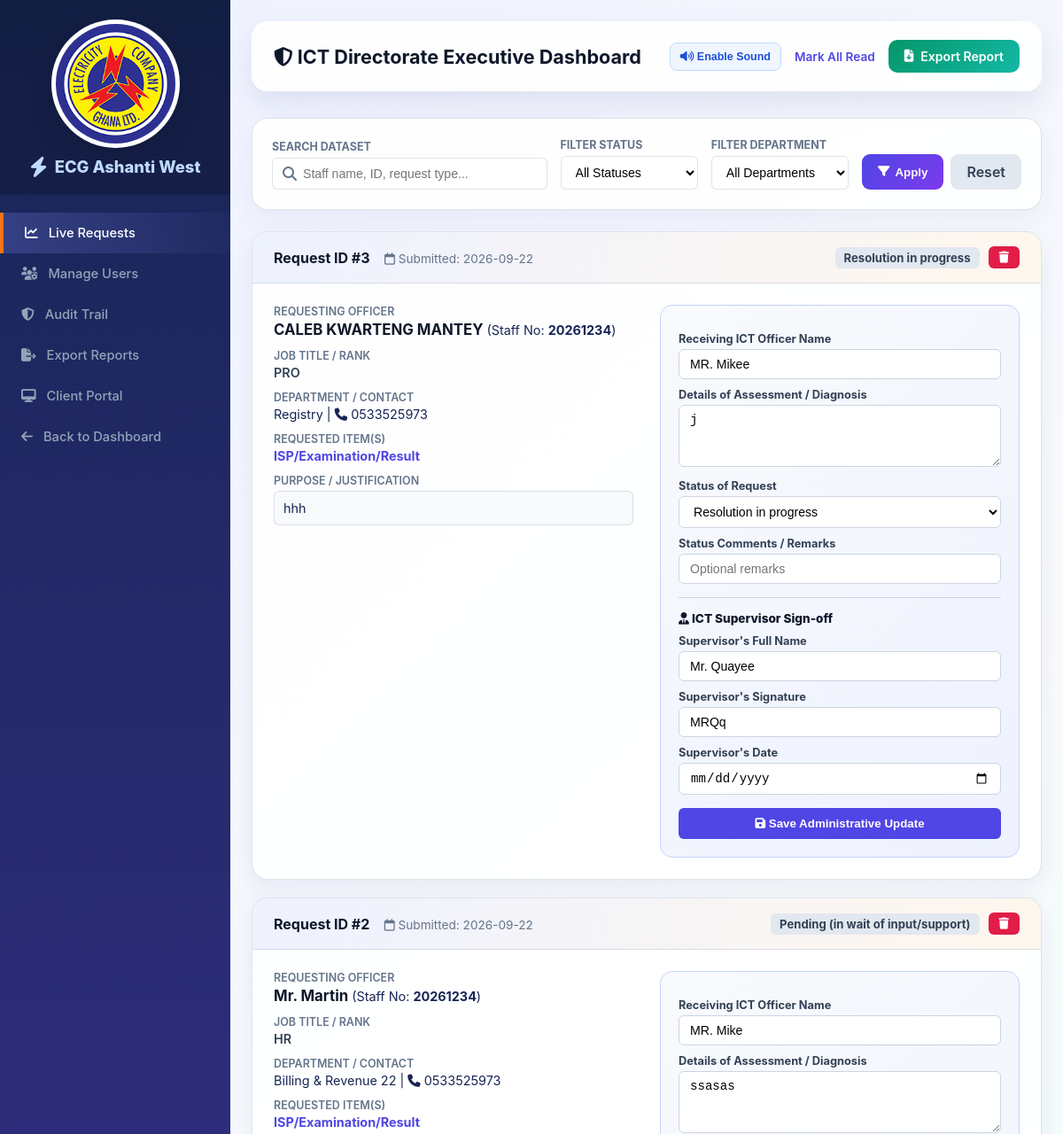
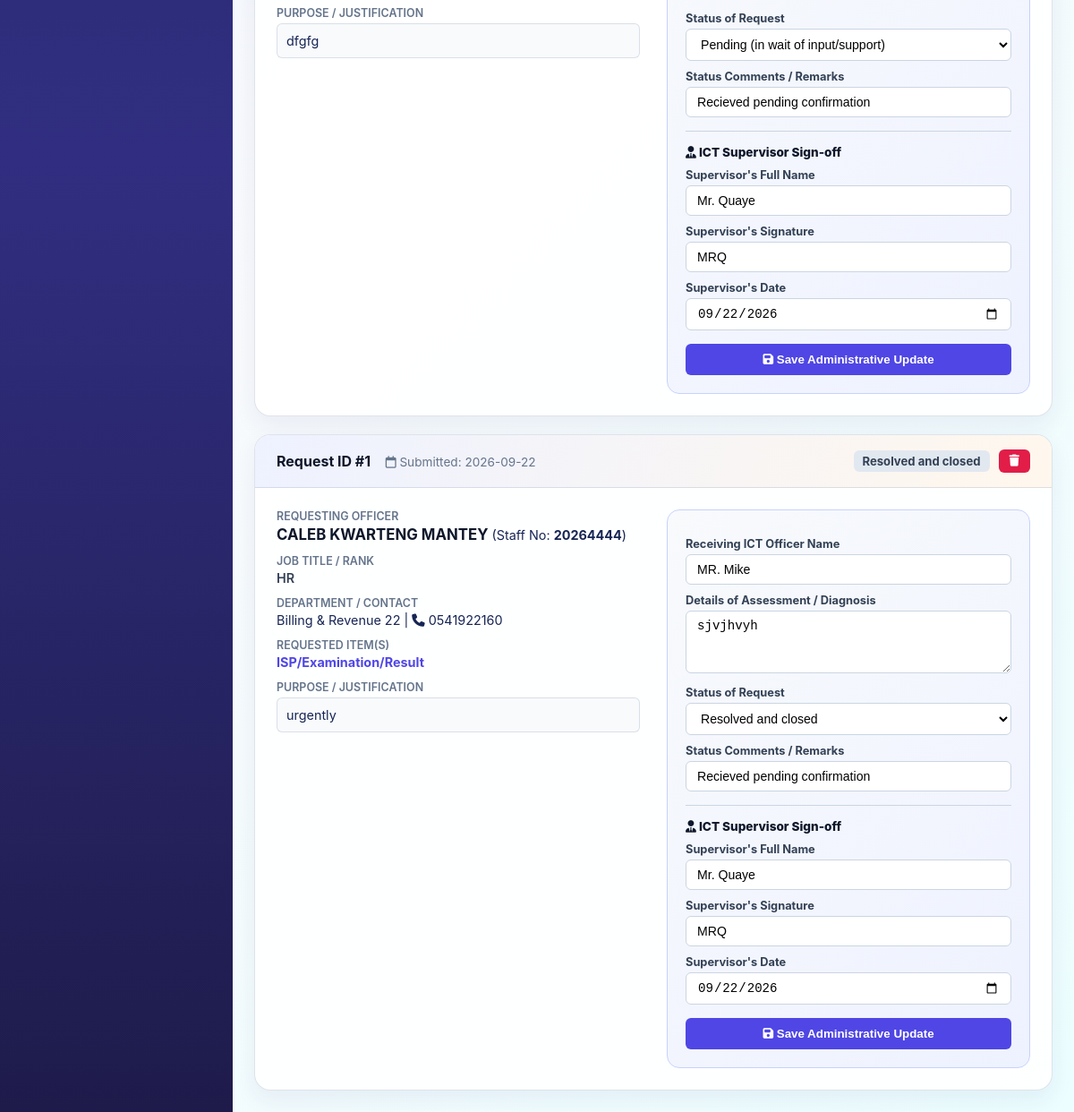
Page /ecg_portal/admin.php (signed in) on the committed database (2 pictures, top to bottom).
### tables this page shows
CREATE TABLE `requests` (
  `id` int(10) UNSIGNED NOT NULL,
  `name_of_staff` varchar(255) NOT NULL,
  `staff_no` varchar(50) NOT NULL,
  `department` varchar(255) NOT NULL,
  `mobile_contact` varchar(50) NOT NULL,
  `request_type` varchar(255) NOT NULL,
  `further_details` text NOT NULL,
  `job_title_rank` varchar(100) DEFAULT NULL,
  `requester_signature` varchar(100) DEFAULT NULL,
  `date_submitted` date NOT NULL,
  `receiving_ict_officer` varchar(255) DEFAULT NULL,
  `date_received` date DEFAULT NULL,
  `admin_updated_at` datetime DEFAULT NULL,
  `details_of_assessment` text DEFAULT NULL,
  `status_of_complaint` varchar(255) NOT NULL DEFAULT 'Resolution in progress',
  `status_comments` text DEFAULT NULL,
  `supervisor_name` varchar(255) DEFAULT NULL,
  `supervisor_signature` varchar(255) DEFAULT NULL,
  `supervisor_date` date DEFAULT NULL,
  `is_read` tinyint(1) NOT NULL DEFAULT 0,
  `created_at` timestamp NOT NULL DEFAULT current_timestamp(),
  `attachment_path` varchar(255) DEFAULT NULL
);

### ecg_portal/admin.php (the view, shortened to what this page needs)
<?php
$host = 'localhost';
$db = 'ecg_ashanti_ict_db';
$user = 'root';
$pass = '';
$conn = new mysqli($host, $user, $pass, $db);
$conn->query("CREATE TABLE IF NOT EXISTS audit_logs (
    id INT AUTO_INCREMENT PRIMARY KEY,
    action TEXT,
    created_at TIMESTAMP DEFAULT CURRENT_TIMESTAMP
)");
$conn->query("ALTER TABLE audit_logs MODIFY admin_user VARCHAR(100) NULL");
$conn->query("ALTER TABLE audit_logs MODIFY action_performed TEXT NULL");
$conn->query("ALTER TABLE audit_logs MODIFY ip_address VARCHAR(45) NULL");
$conn->query("CREATE TABLE IF NOT EXISTS admin_users (
    id INT AUTO_INCREMENT PRIMARY KEY,
    username VARCHAR(100) NOT NULL UNIQUE,
    password_hash VARCHAR(255) NOT NULL,
    role VARCHAR(50) DEFAULT 'Administrator',
    created_at TIMESTAMP DEFAULT CURRENT_TIMESTAMP
)");
$tab = $_GET['tab'] ?? 'dashboard';
$search = $_GET['search'] ?? '';
$limit = 5;
$page = isset($_GET['page']) ? (int)$_GET['page'] : 1;
$offset = ($page - 1) * $limit;
$where_clauses = ["1=1"];
$where_sql = implode(" AND ", $where_clauses);
$result = $conn->query("SELECT * FROM requests WHERE $where_sql ORDER BY is_read ASC, id DESC LIMIT $limit OFFSET $offset");
?>
<!DOCTYPE html>
<html lang="en">
<head>
    <link rel="stylesheet" href="https://cdnjs.cloudflare.com/ajax/libs/font-awesome/6.4.0/css/all.min.css">
</head>
<body>
<sidebar>
     <div class="sidebar-brand sidebar-logo-brand">
         <img src="ecg_logo.jpg" alt="ECG Logo" class="sidebar-logo">
        <div class="sidebar-title">
            <i class="fa-solid fa-bolt fa-lg"></i>
            <span>ECG Ashanti West</span>
        </div>
    </div>
    <ul class="sidebar-menu">
        <li class="<?php echo ($tab == 'dashboard') ? 'active' : ''; ?>"><a href="admin.php?tab=dashboard"><i class="fa-solid fa-chart-line"></i> <span>Live Requests</span></a></li>
        <li class="<?php echo ($tab == 'users') ? 'active' : ''; ?>"><a href="admin.php?tab=users"><i class="fa-solid fa-users-gear"></i> <span>Manage Users</span></a></li>
        <li class="<?php echo ($tab == 'audit') ? 'active' : ''; ?>"><a href="admin.php?tab=audit"><i class="fa-solid fa-shield-halved"></i> <span>Audit Trail</span></a></li>
        <li><a href="#" class="open-export-menu"><i class="fa-solid fa-file-export"></i> <span>Export Reports</span></a></li>
        <li><a href="index.php" target="_blank"><i class="fa-solid fa-desktop"></i> <span>Client Portal</span></a></li>
        <li>
            <a href="admin_dashboard.php" class="back-dashboard-btn" title="Return to Dashboard">
                <i class="fa-solid fa-arrow-left"></i> <span>Back to Dashboard</span>
            </a>
        </li>
    </ul>
</sidebar>
<div class="main-content">
    <div class="top-navbar">
        <h2><i class="fa-solid fa-shield-halved"></i> ICT Directorate Executive Dashboard</h2>
        <div class="action-cluster">
            <button type="button" id="enableNotificationSound" class="notification-sound-btn" title="Enable and test notification sound">
                <i class="fa-solid fa-volume-high"></i> Enable Sound
            </button>
            <a href="admin.php?mark_read=1" style="font-size: 0.85rem; font-weight: 600; color: var(--primary); text-decoration: none;">Mark All Read</a>
            <a href="#" class="btn-export open-export-menu">
                <i class="fa-solid fa-file-arrow-down"></i> Export Report
            </a>
        </div>
    </div>
    <?php if ($tab == 'dashboard'): ?>
        <form method="GET" action="admin.php" class="filter-panel">
            <div>
                <label>Search Dataset</label>
                <div class="search-input-wrapper">
                    <input type="search" name="search" value="<?php echo htmlspecialchars($search); ?>" placeholder="Staff name, ID, request type..." aria-label="Search dataset">
                </div>
            </div>
            <div>
                <label>Filter Status</label>
                <select name="filter_status">
                    <option value="">All Statuses</option>
                </select>
            </div>
            <div>
                <label>Filter Department</label>
                <select name="filter_dept">
                    <option value="">All Departments</option>
                </select>
            </div>
            <div style="display: flex; gap: 8px;">
                <button type="submit" class="btn-primary"><i class="fa-solid fa-filter"></i> Apply</button>
                <a href="admin.php?tab=dashboard" style="background:#e2e8f0; color:#334155;" class="btn-primary">Reset</a>
            </div>
        </form>
        <div class="requests-grid">
            <?php if ($result && $result->num_rows > 0): ?>
                <?php while($row = $result->fetch_assoc()): ?>
                    <div class="request-card <?php echo ($row['is_read'] == 0) ? 'unresolved-card' : ''; ?>">
                        <div class="card-header-flex">
                            <div>
                                <strong style="font-size: 1rem; color: #0f172a;">Request ID #<?php echo $row['id']; ?></strong>
                                <span style="margin-left: 12px; font-size: 0.85rem; color: var(--text-muted);"><i class="fa-regular fa-calendar"></i> Submitted: <?php echo $row['date_submitted']; ?></span>
                            </div>
                            <div style="display: flex; align-items: center; gap: 10px;">
                                <span style="font-size: 0.82rem; font-weight: 700; padding: 4px 10px; border-radius: 6px; background: #e2e8f0; color: #334155;">
                                    <?php echo htmlspecialchars($row['status_of_complaint']); ?>
                                </span>
                                <a href="admin.php?delete_id=<?php echo $row['id']; ?>" class="btn-danger" onclick="return confirm('Are you sure you want to permanently delete this request record?');"><i class="fa-solid fa-trash"></i></a>
                            </div>
                        </div>
                        <div class="card-body-grid">
                            <div>
                                <div class="info-group">
                                    <label>Requesting Officer</label>
                                    <span style="font-size: 1.05rem; font-weight: 700; color: #0f172a;"><?php echo htmlspecialchars($row['name_of_staff']); ?></span> (Staff No: <strong><?php echo htmlspecialchars($row['staff_no']); ?></strong>)
                                </div>
                                <div class="info-group">
                                    <label>Job Title / Rank</label>
                                    <span style="font-weight: 600; color: #334155;"><?php echo htmlspecialchars($row['job_title_rank'] ?: 'Not Specified'); ?></span>
                                </div>
                                <div class="info-group">
                                    <label>Department / Contact</label>
                                    <?php echo htmlspecialchars($row['department']); ?> | <i class="fa-solid fa-phone"></i> <?php echo htmlspecialchars($row['mobile_contact']); ?>
                                </div>
                                <div class="info-group">
                                    <label>Requested Item(s)</label>
                                    <span style="color: var(--primary); font-weight: 700;"><?php echo htmlspecialchars($row['request_type']); ?></span>
                                </div>
                                <div class="info-group">
                                    <label>Purpose / Justification</label>
                                    <p style="margin: 4px 0; background: #f8fafc; padding: 10px; border-radius: 6px; border: 1px solid var(--border);"><?php echo htmlspecialchars($row['further_details']); ?></p>
                                </div>
                            </div>
                            <div>
                                <form method="POST" class="admin-form-panel">
                                    <label>Receiving ICT Officer Name</label>
                                    <input type="text" name="receiving_ict_officer" value="<?php echo htmlspecialchars($row['receiving_ict_officer'] ?? ''); ?>" required placeholder="Officer name">
                                    <label>Details of Assessment / Diagnosis</label>
                                    <textarea name="details_of_assessment" placeholder="Diagnostic notes..."><?php echo htmlspecialchars($row['details_of_assessment'] ?? ''); ?></textarea>
                                    <label>Status of Request</label>
                                    <select name="status_of_complaint">
                                        <option <?php if(($row['status_of_complaint'] ?? '')=='Resolved and closed') echo 'selected'; ?>>Resolved and closed</option>
                                        <option <?php if(($row['status_of_complaint'] ?? '')=='Resolution in progress') echo 'selected'; ?>>Resolution in progress</option>
                                        <option <?php if(($row['status_of_complaint'] ?? '')=='Pending (in wait of input/support)') echo 'selected'; ?>>Pending (in wait of input/support)</option>
                                    </select>
                                    <label>Status Comments / Remarks</label>
                                    <input type="text" name="status_comments" value="<?php echo htmlspecialchars($row['status_comments'] ?? ''); ?>" placeholder="Optional remarks">
                                    <hr style="margin: 15px 0; border: 0; border-top: 1px solid #cbd5e1;">
                                    <div style="font-size: 0.85rem; font-weight: 800; color: #0f172a; margin-bottom: 5px;"><i class="fa-solid fa-user-tie"></i> ICT Supervisor Sign-off</div>
                                    <label>Supervisor's Full Name</label>
                                    <input type="text" name="supervisor_name" value="<?php echo htmlspecialchars($row['supervisor_name'] ?? ''); ?>" placeholder="Supervisor name">
                                    <label>Supervisor's Signature</label>
                                    <input type="text" name="supervisor_signature" value="<?php echo htmlspecialchars($row['supervisor_signature'] ?? ''); ?>" placeholder="Signature">
                                    <label>Supervisor's Date</label>
                                    <input type="date" name="supervisor_date" value="<?php echo htmlspecialchars($row['supervisor_date'] ?? ''); ?>">
                                    <button type="submit" class="save-btn">
                                        <i class="fa-solid fa-floppy-disk"></i> Save Administrative Update
                                    </button>
                                </form>
                            </div>
                        </div>
                    </div>
                <?php endwhile; ?>
            <?php endif; ?>
        </div>
    <?php endif; ?>
</div>
</body>
</html>

### rows in the picture
requests: id "3", date_submitted "2026-09-22", status_of_complaint "Resolution in progress", name_of_staff "CALEB KWARTENG MANTEY", staff_no "20261234", job_title_rank "PRO", department "Registry", mobile_contact "0533525973", request_type "ISP/Examination/Result", further_details "hhh", receiving_ict_officer "MR. Mikee", details_of_assessment "j", supervisor_name "Mr. Quayee", supervisor_signature "MRQq"
requests: id "2", date_submitted "2026-09-22", status_of_complaint "Pending (in wait of input/support)", name_of_staff "Mr. Martin", staff_no "20261234", job_title_rank "HR", department "Billing & Revenue 22", mobile_contact "0533525973", request_type "ISP/Examination/Result", further_details "dfgfg", receiving_ict_officer "MR. Mike", details_of_assessment "ssasas", status_comments "Recieved pending confirmation", supervisor_name "Mr. Quaye", supervisor_signature "MRQ", supervisor_date "09/22/2026"
requests: id "1", date_submitted "2026-09-22", status_of_complaint "Resolved and closed", name_of_staff "CALEB KWARTENG MANTEY", staff_no "20264444", job_title_rank "HR", department "Billing & Revenue 22", mobile_contact "0541922160", request_type "ISP/Examination/Result", further_details "urgently", receiving_ict_officer "MR. Mike", details_of_assessment "sjvjhvyh", status_comments "Recieved pending confirmation", supervisor_name "Mr. Quaye", supervisor_signature "MRQ", supervisor_date "09/22/2026"
